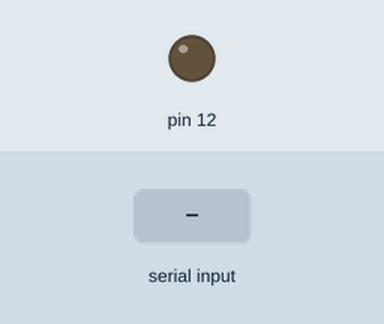
Bench run of a sketch on a simulated Arduino Uno, built with avr-gcc and run on an emulated ATmega328P. On the bench: output pins drawn as LEDs (lit = HIGH). The inputs (shaded band) are chosen by the test bench.

Above: at 1.2 s.
1.3 s: "1\n" received over Serial
At 2.5 s:
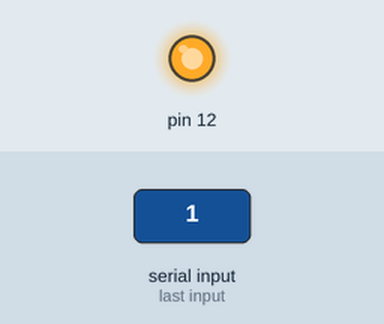
2.8 s: "2\n" received over Serial
At 3.6 s:
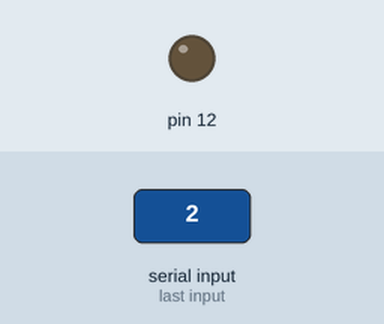
Timing chart, 0 to 5.8 s (numbered marks = the images above; inputs shaded):
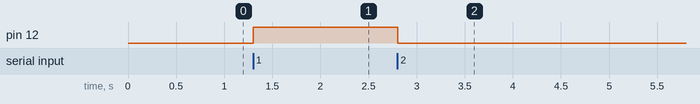

Measured:
- after the input at 1.3 s, pin 12: LOW → HIGH at once
- after the input at 2.8 s, pin 12: HIGH → LOW at once

The sketch:

led_computer_control.ino
```cpp
void setup() {
  // put your setup code here, to run once:
  pinMode(12,OUTPUT);
  Serial.begin(9600);

}

void loop() {
  // put your main code here, to run repeatedly:
  if (Serial.available()){
    int state = Serial.parseInt();
    if (state==1){
    digitalWrite(12,HIGH);
    }
    else if (state==2){
      digitalWrite(12,LOW);
    }
  }


}
```
